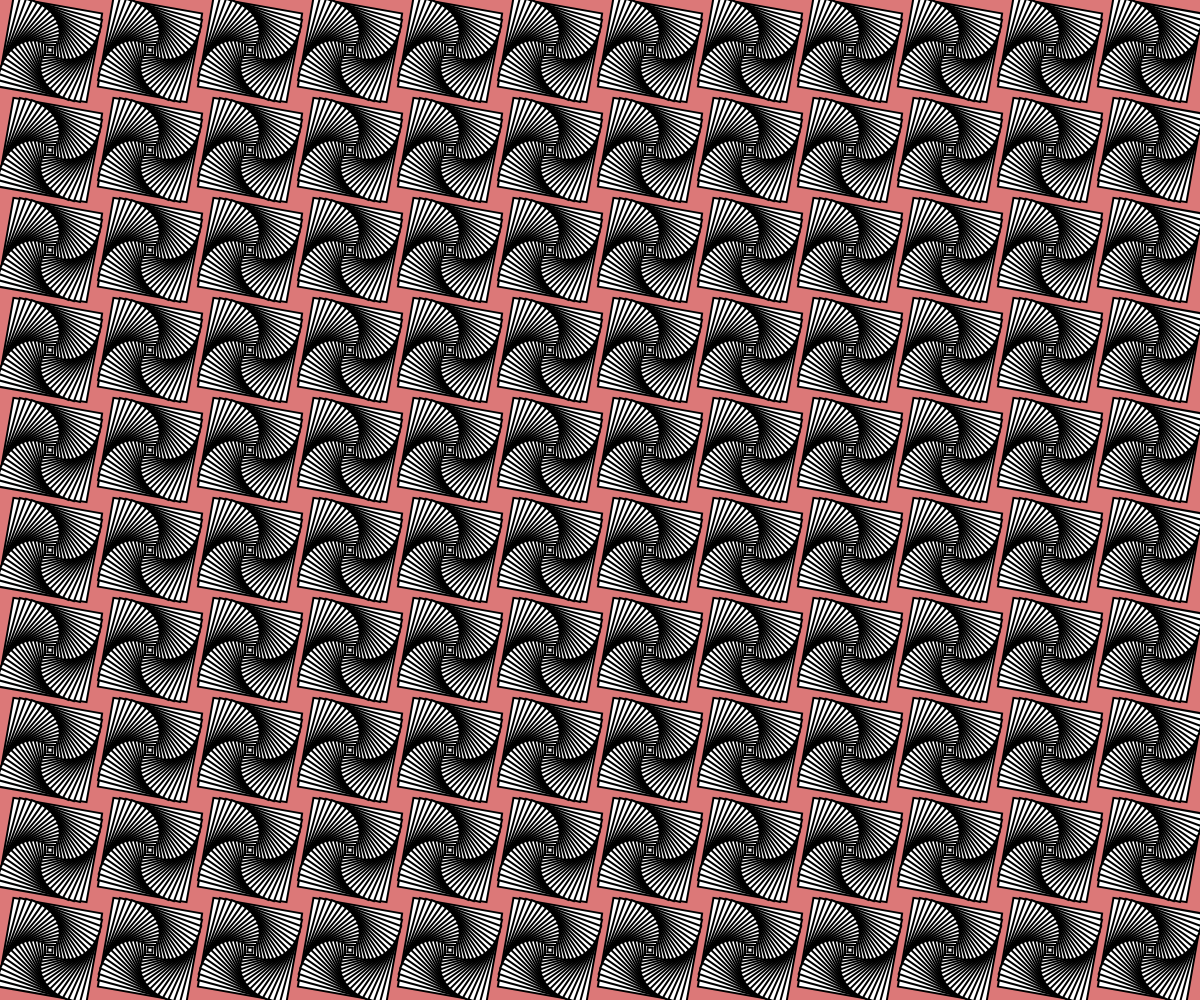
Frame 1 (no input)
Frame 60 (no input): identical to frame 1, image omitted
Frame 120 (the mouse pressed at the canvas centre since frame 60): identical to frame 1, image omitted

The p5.js sketch that drew this single still picture (run headless with seeded random() and noise() and a simulated clock; from frame 60 on, the mouse is pressed at the canvas centre):

// p5.js sketch
// ── sketch.js
function setup() {
  createCanvas(windowWidth, windowHeight);
  rectMode(CENTER);
  angleMode(DEGREES);
  background(220, 120, 120);

  strokeWeight(2);
  let pitch = 100;
  let sqDim = 0.9 * pitch;
  translate(pitch / 2, pitch / 2);

  // draw a column of rows
  for (let y = 0; y < height; y += pitch) {
    // draw a row of squares
    for (let x = 0; x < width; x += pitch) {
      // draw concentric squares
      for (let dd = 90; dd > 0; dd -= 5) {
        push();
        translate(x,y);
        rotate(100 - dd);
        rect(0, 0, dd);
        pop();
      }
    }
  }
}

function draw() {}
